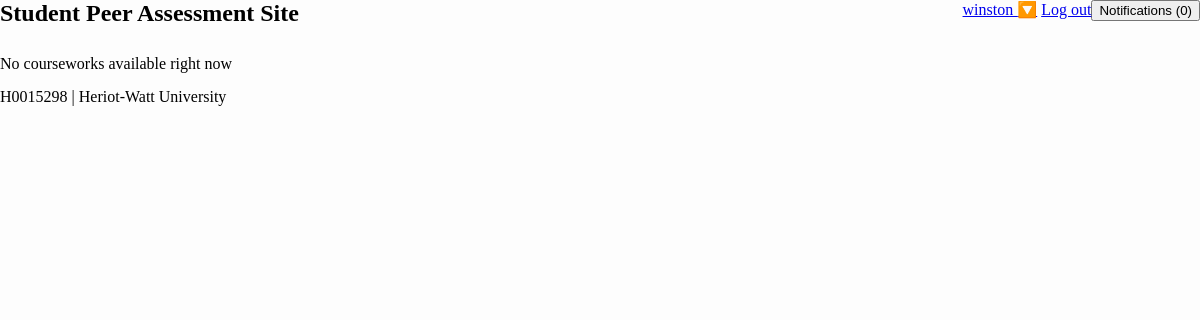
/student/ (signed in), run on an earlier commit of the app's database.
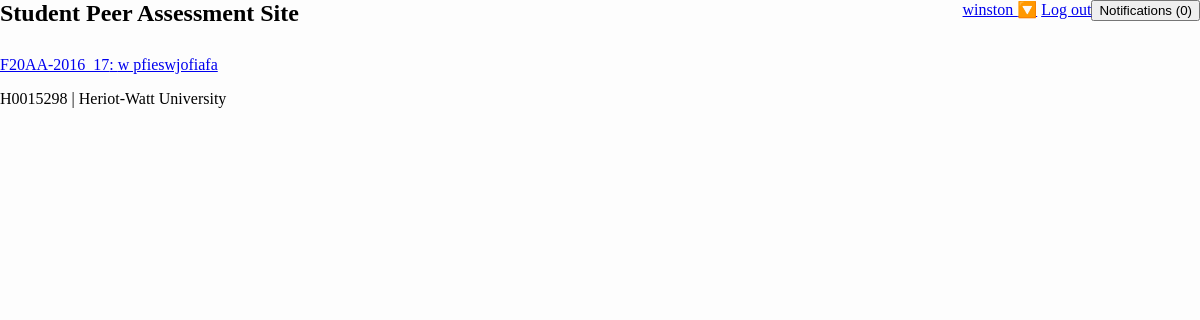
And on a later commit of the database.
### student/models.py (models this page shows, shortened)
class Course(m.Model):
    name = m.CharField(max_length=128)
    code = m.SlugField(max_length=32, primary_key=True)

class Coursework(m.Model):
    id = m.SlugField(max_length=4, primary_key=True)
    name = m.CharField(max_length=128)
    course = m.ForeignKey(Course, m.CASCADE)
    state = m.CharField(max_length=1,
                        choices=CourseworkState.POSSIBLE_STATES,
                        default=CourseworkState.INVISIBLE)
    file_pipe = m.CharField(max_length=128)
    test_pipe = m.CharField(max_length=128)

### student/views.py (the view)
@login_required()
def index(request):
    return detail_coursework(request)

### student/permission.py (called while the page is built)
def can_view_coursework(user, coursework):
    is_enrolled = m.EnrolledUser.objects.filter(login=user).filter(course=coursework.course)
    if is_enrolled.count() != 1:
        return False
    return True if is_teacher(user) else coursework.is_visible()

def is_teacher(user):
    teacher_group = Group.objects.get(name="teacher")
    return teacher_group in user.groups.all()

### student/views.py (called while the page is built)
@login_required()
def detail_coursework(request, cw=None):
    if cw is None or cw == "":
        available = retrieve_coursework(request)
        return render(request, 'student/choose_coursework.html', {'courseworks': available})
    return single_coursework(request, cw)

### templates/student/choose_coursework.html (shortened to what this page needs)
{% extends "student/base.html" %}
{% block content %}
    {% if courseworks %}
        {% for id, state, course, title in courseworks %}
            <p><a href="/student/cw/{{ id }}" class="coursework coursework_{{ state }}"
            >{{ course }}:
                {{ title }}</a></p>
        {% endfor %}
    {% else %}
        <div>No courseworks available right now</div>
    {% endif %}
{% endblock %}

What changed in the data, as far as the page shows it:
now on this page (row unchanged): Course: courseworks "F20AA-2016_17"
added Coursework: courseworks "w pfieswjofiafa"
Also different on the page:
text no longer shown: "No courseworks available right now"
